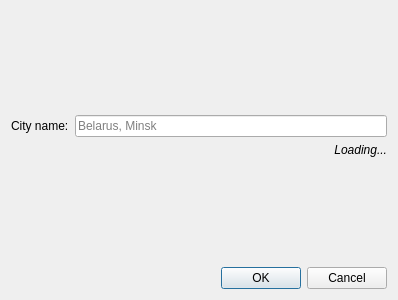
<?xml version="1.0" encoding="UTF-8"?>
<ui version="4.0">
 <class>SettingsDialog</class>
 <widget class="QDialog" name="SettingsDialog">
  <property name="geometry">
   <rect>
    <x>0</x>
    <y>0</y>
    <width>398</width>
    <height>300</height>
   </rect>
  </property>
  <property name="windowTitle">
   <string>Select city</string>
  </property>
  <layout class="QVBoxLayout" name="verticalLayout">
   <item>
    <spacer name="verticalSpacer">
     <property name="orientation">
      <enum>Qt::Orientation::Vertical</enum>
     </property>
     <property name="sizeHint" stdset="0">
      <size>
       <width>20</width>
       <height>93</height>
      </size>
     </property>
    </spacer>
   </item>
   <item>
    <layout class="QHBoxLayout" name="horizontalLayout">
     <item>
      <widget class="QLabel" name="label">
       <property name="text">
        <string>City name:</string>
       </property>
      </widget>
     </item>
     <item>
      <widget class="QLineEdit" name="lineEdit">
       <property name="placeholderText">
        <string>Belarus, Minsk</string>
       </property>
      </widget>
     </item>
    </layout>
   </item>
   <item>
    <widget class="QLabel" name="successLabel">
     <property name="font">
      <font>
       <italic>true</italic>
      </font>
     </property>
     <property name="styleSheet">
      <string notr="true"/>
     </property>
     <property name="text">
      <string>Loading...</string>
     </property>
     <property name="alignment">
      <set>Qt::AlignmentFlag::AlignRight|Qt::AlignmentFlag::AlignTrailing|Qt::AlignmentFlag::AlignVCenter</set>
     </property>
    </widget>
   </item>
   <item>
    <spacer name="verticalSpacer_2">
     <property name="orientation">
      <enum>Qt::Orientation::Vertical</enum>
     </property>
     <property name="sizeHint" stdset="0">
      <size>
       <width>20</width>
       <height>93</height>
      </size>
     </property>
    </spacer>
   </item>
   <item>
    <layout class="QHBoxLayout" name="horizontalLayout_2">
     <item>
      <spacer name="horizontalSpacer">
       <property name="orientation">
        <enum>Qt::Orientation::Horizontal</enum>
       </property>
       <property name="sizeHint" stdset="0">
        <size>
         <width>40</width>
         <height>20</height>
        </size>
       </property>
      </spacer>
     </item>
     <item>
      <widget class="QDialogButtonBox" name="buttonBox">
       <property name="orientation">
        <enum>Qt::Orientation::Horizontal</enum>
       </property>
       <property name="standardButtons">
        <set>QDialogButtonBox::StandardButton::Cancel|QDialogButtonBox::StandardButton::Ok</set>
       </property>
      </widget>
     </item>
    </layout>
   </item>
  </layout>
 </widget>
 <resources/>
 <connections>
  <connection>
   <sender>buttonBox</sender>
   <signal>accepted()</signal>
   <receiver>SettingsDialog</receiver>
   <slot>accept()</slot>
   <hints>
    <hint type="sourcelabel">
     <x>248</x>
     <y>254</y>
    </hint>
    <hint type="destinationlabel">
     <x>157</x>
     <y>274</y>
    </hint>
   </hints>
  </connection>
  <connection>
   <sender>buttonBox</sender>
   <signal>rejected()</signal>
   <receiver>SettingsDialog</receiver>
   <slot>reject()</slot>
   <hints>
    <hint type="sourcelabel">
     <x>316</x>
     <y>260</y>
    </hint>
    <hint type="destinationlabel">
     <x>286</x>
     <y>274</y>
    </hint>
   </hints>
  </connection>
 </connections>
</ui>
